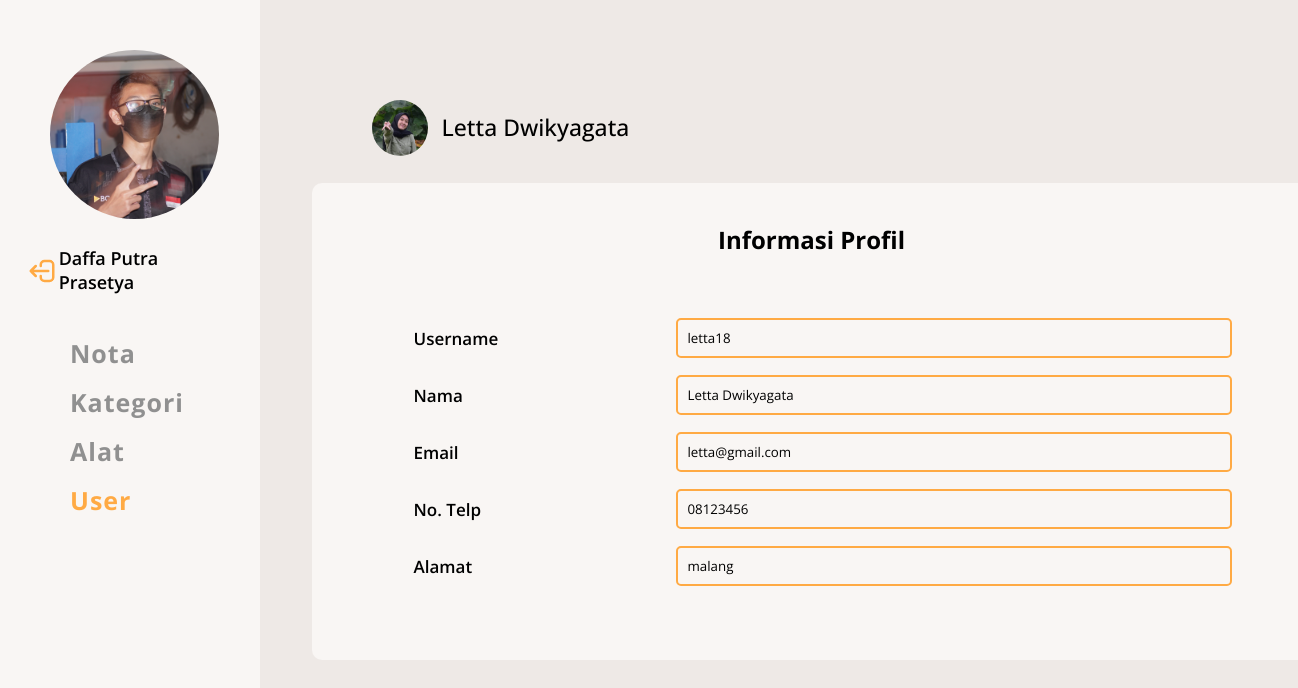
/page/admin/detail-user.php?username=letta18 (signed in), run on the app's committed database.
### tables this page shows
CREATE TABLE `tb_user` (
  `username` varchar(30) NOT NULL,
  `password` varchar(32) NOT NULL,
  `nama_user` varchar(100) NOT NULL,
  `email_user` varchar(50) NOT NULL,
  `nomor_user` varchar(20) NOT NULL,
  `alamat_user` text NOT NULL,
  `gambar_user` text NOT NULL,
  `level` varchar(10) NOT NULL
);

### page/admin/detail-user.php (the view, shortened to what this page needs)
<?php
include "../../koneksi.php";
$query="SELECT * FROM tb_user WHERE username='$_SESSION[username]'";
$hasil=mysqli_query($koneksi, $query);
$data=mysqli_fetch_array($hasil);
?>
<!DOCTYPE html>
<html lang="en">
  <head>
    <link rel="stylesheet" href="../../css/style.css" />
  </head>
  <body oncontextmenu="return false">
    <div class="con-admin">
      <div class="side-bar">
        <img src="../../img/admin.JPG" alt="" />
        <div class="logout">
          <table>
            <tr>
              <td>
                <a href="logout.php"><img src="../../img/logout.svg" alt="" /></a>
              </td>
              <td><?php echo $data['nama_user'];?></td>
            </tr>
          </table>
        </div>
        <ul>
          <li><a  href="nota.php">Nota</a></li>
          <li><a href="kategori.php">Kategori</a></li>
          <li><a href="alat.php">Alat</a></li>
          <li><a class="strong" href="user.php">User</a></li>
        </ul>
      </div>
      <?php
        $username=$_GET['username'];
        $query="SELECT * FROM tb_user WHERE username='$username'";
        $hasil=mysqli_query($koneksi,$query);
        $data=mysqli_fetch_array($hasil);
        ?>
      <div class="konten-admin">
        <div class="admin">
        <div class="user-admin">
        <img src="../../img/user-letta2.jpg" alt="">
        <p><?php echo $data['nama_user'];?></p>
    </div>
            <div class="con-profil">
        <h2>Informasi Profil</h2>
        <table>
            <tr>
                <td class="label">Username</td>
                <td><input type="text" placeholder="Data Kosong" value="<?php echo $data['username'];?>" readonly></td>
            </tr>
            <tr>
                <td class="label">Nama</td>
                <td><input type="text" placeholder="Data Kosong" value="<?php echo $data['nama_user'];?>" readonly></td>
            </tr>
            <tr>
                <td class="label">Email</td>
                <td><input type="text" placeholder="Data Kosong" required value="<?php echo $data['email_user'];?>" readonly></td>
            </tr>
            <tr>
                <td class="label">No. Telp</td>
                <td><input type="text" placeholder="Data Kosong" required value="<?php echo $data['nomor_user'];?>" readonly></td>
            </tr>
            <tr>
                <td class="label">Alamat</td>
                <td><input type="text" placeholder="Data Kosong" value="<?php echo $data['alamat_user'];?>" readonly></td>
            </tr>
            <tr>
             <td></td>
            </tr>
        </table>
    </div>
          </div>
        </div>
  </body>
</html>

### css/style.css (style rules this page uses)
* { margin: 0; padding: 0; font-family: 'Open Sans'; }
body { margin: 0; padding: 0; background: #eee9e6; overflow-x: hidden; }
.strong { color: #ffaa44; }
.con-profil { margin: auto; width: 1000px; margin-top: 40px; background-color: #f9f6f4; border-radius: 10px; }
.con-profil h2 { padding-top: 40px; text-align: center; padding-bottom: 60px; }
.con-profil table { width: 80%; margin: 0 auto; }
.con-profil tr td { padding-bottom: 15px; }
.con-profil td { font-weight: 600; font-size: 17px; }
.con-profil input[type='text'], .con-profil input[type='email'] { width: 100%; height: 40px; border: none; outline: none; padding: 8px; padding-left: 10px; border-radius: 5px; border: 2px solid #ffaa44; transition: 0.5s; background-color: #f9f6f4; }
.side-bar .strong { color: #ffaa44; }
.con-admin { display: flex; }
.side-bar { width: 20%; height: 100vh; background-color: #f9f6f4; position: sticky; margin-top: 0px; margin-left: 0px; }
.side-bar img { width: 65%; margin-top: 50px; margin-left: 50px; border-radius: 1000px; }
.logout { width: 90%; display: flex; margin: auto; margin-top: 20px; }
.logout table { width: 90%; margin: auto; margin-top: 0px; }
.logout td { font-weight: 600; font-size: 18px; }
.logout img { width: 30px; margin-top: 9px; margin-left: 0px; transform: rotate(180deg); cursor: pointer; }
.side-bar ul { margin-top: 40px; margin-left: 70px; list-style: none; }
.side-bar li { padding-bottom: 15px; }
.side-bar a { text-decoration: none; color: #909090; font-weight: 700; font-size: 25px; letter-spacing: 1px; transition: 0.3s; }
.konten-admin { width: 80%; }
.admin { width: 90%; margin: auto; margin-top: 70px; }
.admin h2 { margin-top: 20px; }
.admin .con-profil input { height: 20px; }
.admin .con-profil { padding-bottom: 40px; margin-top: 40px; }
.user-admin { margin-left: 60px; margin-top: 100px; font-size: 23px; font-weight: 500; }
.user-admin img { max-width: 56px; max-height: 56px; border-radius: 500px; }
.user-admin p { margin-left: 70px; margin-top: -52px; }

### data on the page
tb_user: nama_user "Daffa Putra Prasetya"
tb_user: nama_user "Letta Dwikyagata", username "letta18", email_user "letta@gmail.com", nomor_user "08123456", alamat_user "malang"
